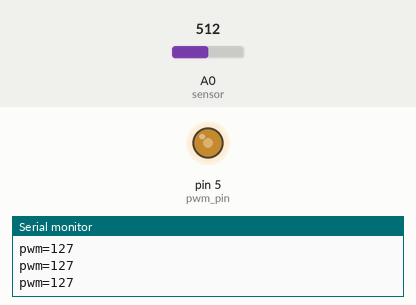
Bench run of a sketch on a simulated Arduino Uno, built with avr-gcc and run on an emulated ATmega328P. On the bench: output pins drawn as LEDs (lit = HIGH), the last lines printed to the serial monitor. The inputs (shaded band) are chosen by the test bench; at power-on: A0 (sensor) = 512.

Above: at 1.2 s.
1.3 s: A0 (sensor) set to 417
At 2.5 s:
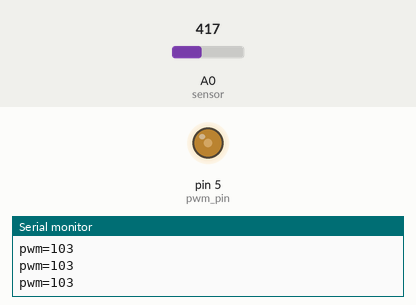
4.3 s: A0 (sensor) set to 388
At 4.8 s:
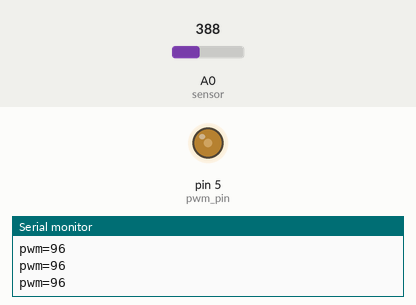
5.8 s: A0 (sensor) set to 716
At 6.8 s:
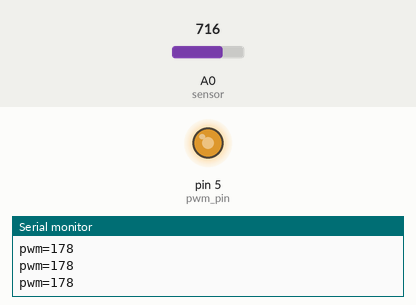
7.3 s: A0 (sensor) set to 122
At 8.2 s:
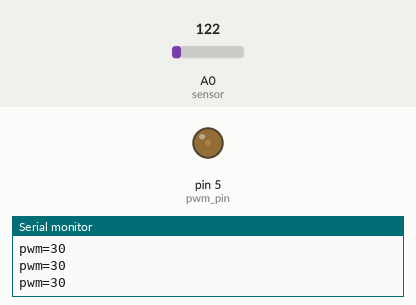
8.8 s: A0 (sensor) set to 6
At 9.4 s:
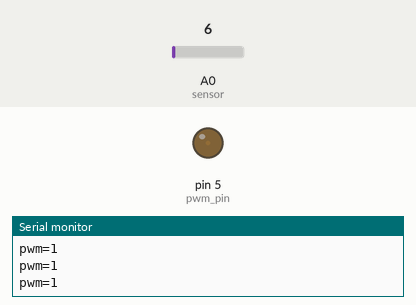
10.3 s: A0 (sensor) set to 3
At 11.7 s:
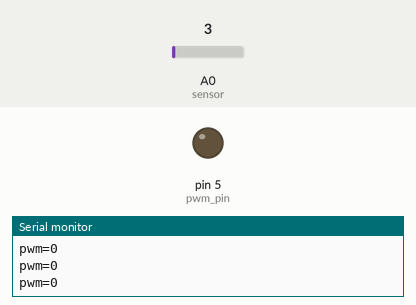
Timing chart, 0 to 12.8 s (numbered marks = the images above; inputs shaded):
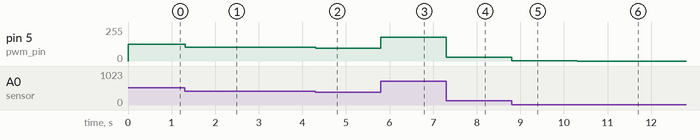

The sketch:

sketch_apr16a.ino
```cpp
int sensor=A0;
int Read=0;
int light=0;//
int pwm_pin=5;


void setup() {
  Serial.begin(9600);
   pinMode(pwm_pin,OUTPUT);
}

void loop() {
  Read=analogRead(sensor);

  light=map(Read,0,1023,0,255);//使用map將數字等比例轉換到0~255
  Serial.println("pwm="+String(light));

  analogWrite(pwm_pin,light);//3號接腳收類比訊號
  delay(10);

}
```

Measured:
- after the input at 1.3 s, pin 5 (pwm_pin): 127/255 → 103/255 at once
- after the input at 4.3 s, pin 5 (pwm_pin): 103/255 → 96/255 at once
- after the input at 5.8 s, pin 5 (pwm_pin): 96/255 → 178/255 at once
- after the input at 7.3 s, pin 5 (pwm_pin): 178/255 → 30/255 at once
- after the input at 8.8 s, pin 5 (pwm_pin): 30/255 → 1/255 at once
- after the input at 10.3 s, pin 5 (pwm_pin): 1/255 → 0/255 at once
